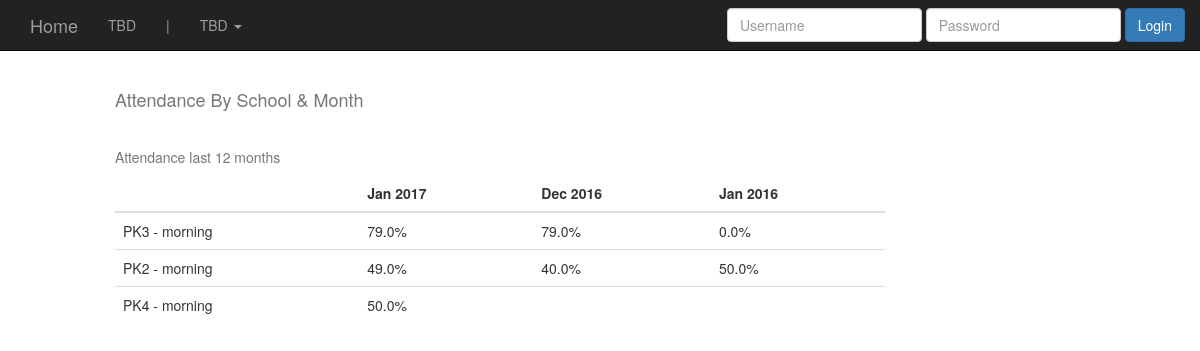
/attendance_by_school_month/, run on the app's committed database.
### schools/models.py (models this page shows, shortened)
class School(models.Model):
        school_name = models.CharField(max_length=255)
        shift = models.CharField(max_length=255)
        school_address = models.CharField(max_length=255)
        city = models.CharField(max_length=255)
        date_opened = models.DateField(auto_now=False, auto_now_add=False)

### attendance/views.py (the view)
# urls.py: url(r'^attendance_by_school_month/$', att.attendance_by_school_month, name='attendance_by_school_month'),
def attendance_by_school_month(request):
    attendance_months = get_attendance_months()
    attendance = dict()
    attendance['months'] = set(attendance_months)
    attendance['months'] = list(attendance['months'])
    attendance['months'].sort(reverse=True)
    attendance['months'] = attendance['months'][:12]
    attendance['schools'] = dict()
    """
    {
         months: [jan, feb, march]
         schools: {
                     pk1: {jan: 23, feb: N/A, march:33},
                     pk2: {jan: N/A, feb: 99, march: 33},
                     pk3: {jan: 23, feb: 88, march: 33}
                   }
     }
    """
    for date in attendance['months']:
        schools_in_month = School.objects \
            .filter(
                student__attendance__attendance_date__year=date.year,
                student__attendance__attendance_date__month=date.month
            )\
            .annotate(
                present=Count(Case(When(student__attendance__status='present', then=1))),
                absent=Count(Case(When(student__attendance__status='absent', then=1))),
            )
        for school in schools_in_month:
            school.attendance = round(school.present / (school.present + school.absent), 2) * 100
            if school.school_name in attendance['schools'].keys():
                attendance['schools'][school.school_name].update({date: school.attendance})
            else:
                attendance['schools'][school.school_name] = {date: school.attendance}
    return render(request, 'attendance_by_school_month.html', {'attendance': attendance})

### attendance/views.py (called while the page is built)
def get_attendance_months():
    truncate_month = connection.ops.date_trunc_sql('month', 'attendance_date')
    attendance = Attendance.objects.extra({'month': truncate_month}).values('month') \
        .annotate(
        attendace_days=Count('student')
    ).order_by('-attendance_date')
    attendance_months = [datetime.datetime.strptime(dt['month'], "%Y-%m-%d").date() for dt in attendance]
    return attendance_months

### templates/attendance_by_school_month.html
{% extends "base.html" %}
{% load staticfiles %}
{% load crispy_forms_tags %}
{% block content %}
<br>
<br>
<div class='col-sm-8 col-sm-offset-1'>
<h4> Attendance By School & Month </h4>
<br>
<h5>Attendance last 12 months</h5>
    <table class="table">
        <thead>
            <tr>
                    <th></th>
                {% for date in attendance.months %}
                    <th>{{ date|date:"M Y" }}</th>
                {% endfor %}
            </tr>
        </thead>
        <tbody>
            {% for school_name, school_attendance in attendance.schools.items %}
                <tr>
                    <td>{{ school_name }}</td>
                    {% for date in attendance.months %}
                        <td>
                            {% for key, value in school_attendance.items %}
                                {% ifequal key date %}
                                    {{ value }}%
                                {% endifequal %}
                            {% endfor %}
                        </td>
                    {% endfor %}
                </tr>
            {% endfor %}
        </tbody>
    </table>
</div>
{% endblock %}

### static/css/base.css (style rules this page uses)
h4 { color: #777777; }
h5 { color: #777777; }

### data on the page
School: schools "PK3 - morning"
School: schools "PK2 - morning"
School: schools "PK4 - morning"

### other printed values
{{ date|date:"M Y" }} "Jan 2017" "Dec 2016" "Jan 2016"
{{ value }} "79.0" "79.0" "0.0" "49.0" "40.0" "50.0" "50.0"
